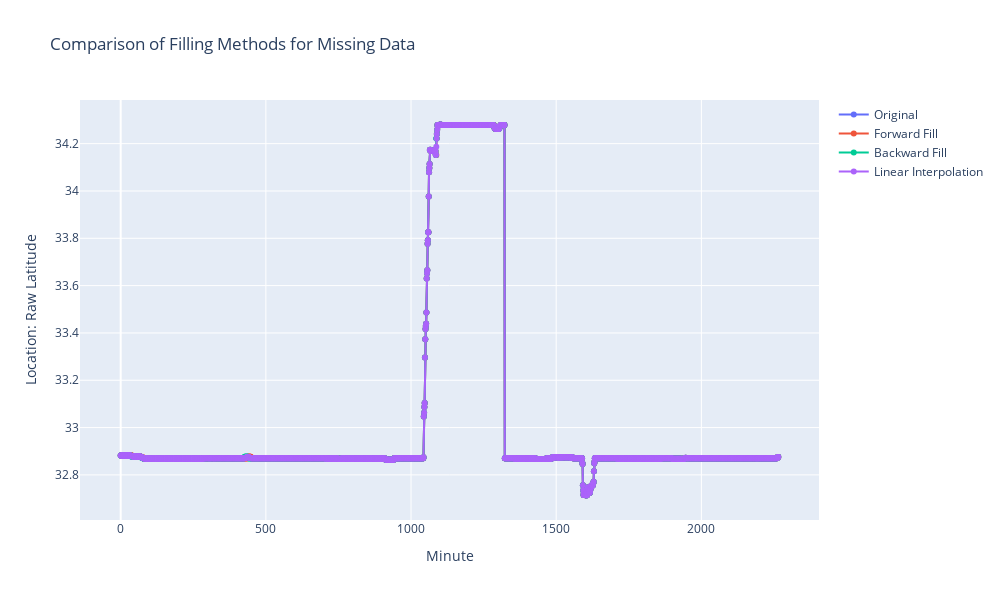

The cell this chart's notebook holds for it:
### Code cell
# Assuming sensor_df_B is a given dataframe, we'll simulate it for the example.
# Forward filling
sensor_df_B_ffill = sensor_df_B.fillna(method='ffill')

# Backward filling
sensor_df_B_bfill = sensor_df_B.fillna(method='bfill')

# Linear interpolation
sensor_df_B_interpolated = sensor_df_B.interpolate(method='linear')

# Create a Plotly figure with 4 traces
fig = go.Figure()

# Original data
fig.add_trace(go.Scatter(x=sensor_df_B.index, y=sensor_df_B['location:raw_latitude'], mode='lines+markers', name='Original'))

# Forward filled data
fig.add_trace(go.Scatter(x=sensor_df_B_ffill.index, y=sensor_df_B_ffill['location:raw_latitude'], mode='lines+markers', name='Forward Fill'))

# Backward filled data
fig.add_trace(go.Scatter(x=sensor_df_B_bfill.index, y=sensor_df_B_bfill['location:raw_latitude'], mode='lines+markers', name='Backward Fill'))

# Linearly interpolated data
fig.add_trace(go.Scatter(x=sensor_df_B_interpolated.index, y=sensor_df_B_interpolated['location:raw_latitude'], mode='lines+markers', name='Linear Interpolation'))

fig.update_layout(title='Comparison of Filling Methods for Missing Data', xaxis_title='Minute', yaxis_title='Location: Raw Latitude')

fig.update_layout(width=1000, height=600)
fig.show()

### Figure 1 — Plotly figure (JSON) as saved in the notebook; plotly's stock layout.template omitted (floating-point values rounded to 4 significant figures; data arrays with more than 128 entries replaced by an {"elided": "..."} marker saying what was removed)
{"data": [{"mode": "lines+markers", "name": "Original", "type": "scatter", "x": {"elided": "2266 int values"}, "y": {"elided": "2266 float values"}}, {"mode": "lines+markers", "name": "Forward Fill", "type": "scatter", "x": {"elided": "2266 int values"}, "y": {"elided": "2266 float values"}}, {"mode": "lines+markers", "name": "Backward Fill", "type": "scatter", "x": {"elided": "2266 int values"}, "y": {"elided": "2266 float values"}}, {"mode": "lines+markers", "name": "Linear Interpolation", "type": "scatter", "x": {"elided": "2266 int values"}, "y": {"elided": "2266 float values"}}], "layout": {"height": 600, "title": {"text": "Comparison of Filling Methods for Missing Data"}, "width": 1000, "xaxis": {"title": {"text": "Minute"}}, "yaxis": {"title": {"text": "Location: Raw Latitude"}}}}
